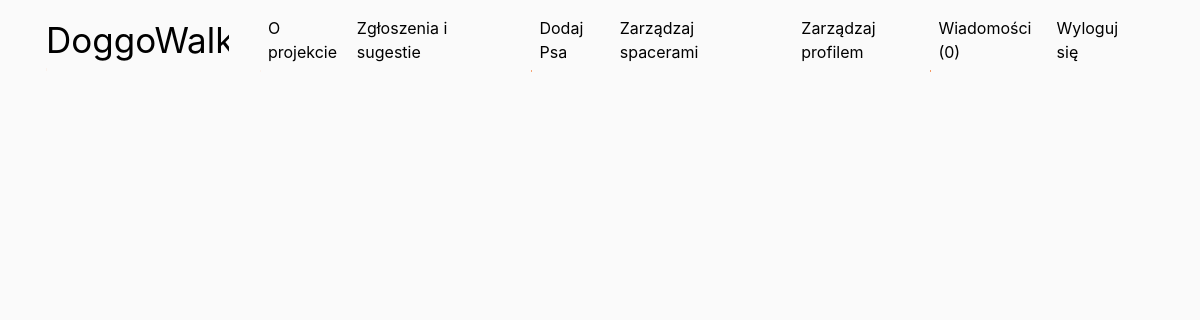
Before: /admin/suggestions.php (signed in) with the older database file.
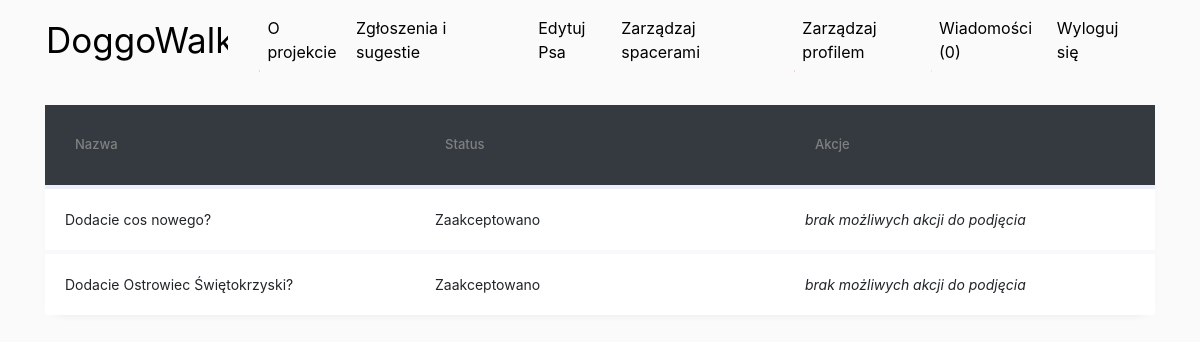
After: the same page with the newer database file.
### tables this page shows
CREATE TABLE `suggestions` (
  `id` int(11) NOT NULL,
  `suggestion` varchar(500) NOT NULL,
  `id_user` int(10) NOT NULL DEFAULT 1,
  `id_status` int(11) NOT NULL
);

CREATE TABLE `status` (
  `id` int(11) NOT NULL,
  `status` varchar(50) NOT NULL
);

### config.php (called while the page is built, shortened)
<?php
$CONFIG = new stdClass();
$CONFIG->base_url = "http://localhost/moodle/inzynierka";

### includes/functions.inc.php (called while the page is built, shortened)
<?php
if(file_exists(stream_resolve_include_path('../config.php'))) {
    require_once('../config.php');
}
function baseUrl() {
    global $CONFIG;
    return $CONFIG->base_url;
}
function hasDog($conn,$id)
{
    $sql = "SELECT * FROM dog WHERE id_user = ?;";
    $stmt = mysqli_stmt_init($conn);
    if(!mysqli_stmt_prepare($stmt,$sql))
    {
        header("location: ". baseUrl() ."/views/contents/signup.php?error=stmtfailed");
        exit();
    }
    mysqli_stmt_bind_param($stmt, "s",$id);
    mysqli_stmt_execute($stmt);
    $resultData = mysqli_stmt_get_result($stmt);
    $row=mysqli_num_rows($resultData);
    return $row > 0;
}
function hasUnreadMessages($conn, $id)
{
    $sqli = 'SELECT id FROM walk WHERE id_user="'.$id.'" OR id_accompanied_user="'.$id.'"';
    $isWalkAvailableForUser = mysqli_query($conn, $sqli);
    if(!$row = mysqli_fetch_array($isWalkAvailableForUser)) {
        return false;
    }
    $sqli = 'SELECT COUNT(displayed) as displayed_messages_count FROM chat WHERE displayed="0" AND id_walk="'. $row['id']. '" AND id_sending_user!="'.$id.'"';
    $messages = mysqli_query($conn, $sqli);
    $results = mysqli_fetch_array($messages);
    return $results['displayed_messages_count'];
}

### admin/suggestions.php (the view, shortened to what this page needs)
<?php require_once '../views/containers/header.php'; ?>
<?php require_once '../views/containers/menu.php'; ?>
<?php
require_once 'includes/dbh.inc.php';
?>
<div class="container">
<?php
$sqli = "SELECT suggestions.id AS 'id',suggestions.id_user AS 'iduser', suggestions.id_status,suggestions.suggestion, status.status From suggestions INNER JOIN status
    ON suggestions.id_status = status.id ORDER BY suggestions.id_status ASC";
$result = mysqli_query($conn, $sqli);
if(mysqli_num_rows($result)>0)
{
     echo '<table class="table table-hover">'
         .'<thead><tr class="bg-dark">'
         .'<th class="col">Nazwa</th>'
         .'<th class="col">Status</th>'
         .'<th class="col">Akcje</th>'
     .'</tr></thead>';
     echo '<tbody>';
     while ($row = mysqli_fetch_array($result)) {
         $statusClass = 'table-secondary';
         $actionButtons = '<i>brak możliwych akcji do podjęcia</i>';
         switch($row['status']) {
             case 'Zaakceptowano':
                 $statusClass = 'table-success';
                 break;
         }
         echo '<tr class="'.$statusClass.
         '"><td>'.$row['suggestion'].'</td>'
         .'<td>'. $row['status'] .'</td>'
         .'<td>'. $actionButtons .'</td>' .'</tr>';
     }
     echo '</tbody>';
     echo '</table>';
}
?>
</div>
<?php require_once '../views/containers/footer.php'; ?>

### views/containers/menu.php (shortened to what this page needs)
<nav class="navbar sticky-top navbar-expand-lg navbar-dark">
    <a class="navbar-brand" href="<?= baseUrl() . '/views/contents/start.php'?>">DoggoWalks</a>
    <div class="collapse navbar-collapse" id="navbarNav">
    <div class="navbar-nav">
        <?php
        if (isset($_SESSION["useruid"])) {
            echo "<div class='system'>";
                echo "<div class='nav-item'>";
                    echo "<a class='nav-link' href='". baseUrl() ."/views/contents/about.php'>O projekcie</a>";
                echo "</div>";
                echo "<div class='nav-item'>";
                    echo "<a class='nav-link' href='". baseUrl() ."/views/contents/suggestion.php'>Zgłoszenia i sugestie</a>";
                echo "</div>";
            echo "</div>";
            echo "<div class='dogs'>";
            if(hasDog($conn, $_SESSION["userid"])) {
                echo "<div class='nav-item'>";
                    echo "<a class='nav-link' href='". baseUrl() ."/views/contents/editdog.php'>Edytuj Psa</a>";
                echo "</div>";
            } else {
                echo "<div class='nav-item'>";
                    echo "<a class='nav-link' href='". baseUrl() ."/views/contents/adddog.php'>Dodaj Psa</a>";
                echo "</div>";
            }
                echo "<div class='nav-item'>";
                    echo "<a class='nav-link' href='". baseUrl() ."/views/contents/managewalk.php'>Zarządzaj spacerami</a>";
                echo "</div>";
            echo "</div>";
            echo "<div class='account'>";
                echo "<div class='nav-item'>";
                    echo "<a class='nav-link' href='". baseUrl() ."/views/contents/manageaccount.php'>Zarządzaj profilem</a>";
                echo "</div>";
                if($messagesCount = hasUnreadMessages($conn, $_SESSION["userid"])) {
                    echo "<div class='nav-item'>";
                        echo "<a class='nav-link' href='#'>✉ Wiadomości (".$messagesCount. ")</a>";
                    echo "</div>";
                } else {
                    echo "<div class='nav-item'>";
                        echo "<a class='nav-link' href='#'>Wiadomości (0)</a>";
                    echo "</div>";
                }
                echo "<div class='nav-item'>";
                    echo "<a class='nav-link' href='". baseUrl() ."/includes/logout.inc.php'>Wyloguj się</a>";
                echo "</div>";
            echo "</div>";
        }
    ?>
</nav>

Changed rows visible on the page:
added suggestions: suggestion "Dodacie cos nowego?", id_status.status "Zaakceptowano"
added suggestions: suggestion "Dodacie Ostrowiec Świętokrzyski?", id_status.status "Zaakceptowano"
Other visible differences:
text no longer shown: "Dodaj Psa"
text now shown: "Edytuj Psa Nazwa Status Akcje"
